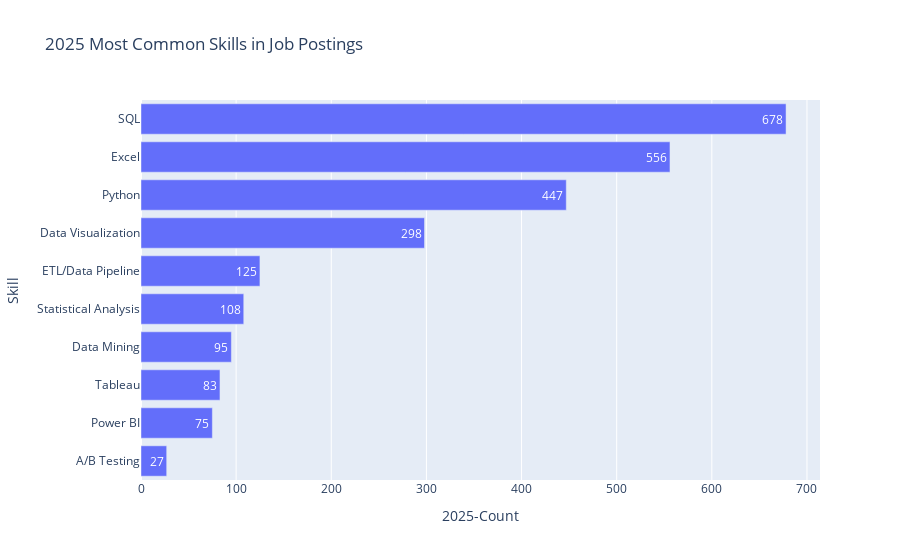

The notebook cell this image was saved under:
### Code cell
#Sort the bars in descending order
import plotly.express as px

# Sort the DataFrame by "2025-Count" in descending order
sorted_df = skills_df.sort_values("2025-Count", ascending=True)  # ascending=True so largest is at top in horizontal chart

# Create the horizontal bar chart
fig = px.bar(
    sorted_df,
    x="2025-Count",
    y="Skill",
    orientation="h",
    title="2025 Most Common Skills in Job Postings",
    text="2025-Count"
)

fig.show()

### Figure 1 — Plotly figure (JSON) as saved in the notebook; plotly's stock layout.template omitted (floating-point values rounded to 4 significant figures)
{"data": [{"alignmentgroup": "True", "hovertemplate": "2025-Count=%{text}<br>Skill=%{y}<extra></extra>", "legendgroup": "", "marker": {"color": "#636efa", "pattern": {"shape": ""}}, "name": "", "offsetgroup": "", "orientation": "h", "showlegend": false, "text": [27, 75, 83, 95, 108, 125, 298, 447, 556, 678], "textposition": "auto", "type": "bar", "x": [27, 75, 83, 95, 108, 125, 298, 447, 556, 678], "xaxis": "x", "y": ["A/B Testing", "Power BI", "Tableau", "Data Mining", "Statistical Analysis", "ETL/Data Pipeline", "Data Visualization", "Python", "Excel", "SQL"], "yaxis": "y"}], "layout": {"autosize": true, "barmode": "relative", "legend": {"tracegroupgap": 0}, "title": {"text": "2025 Most Common Skills in Job Postings"}, "xaxis": {"anchor": "y", "autorange": true, "domain": [0, 1], "range": [0, 713.7], "title": {"text": "2025-Count"}, "type": "linear"}, "yaxis": {"anchor": "x", "autorange": true, "domain": [0, 1], "range": [-0.5, 9.5], "title": {"text": "Skill"}, "type": "category"}}}
